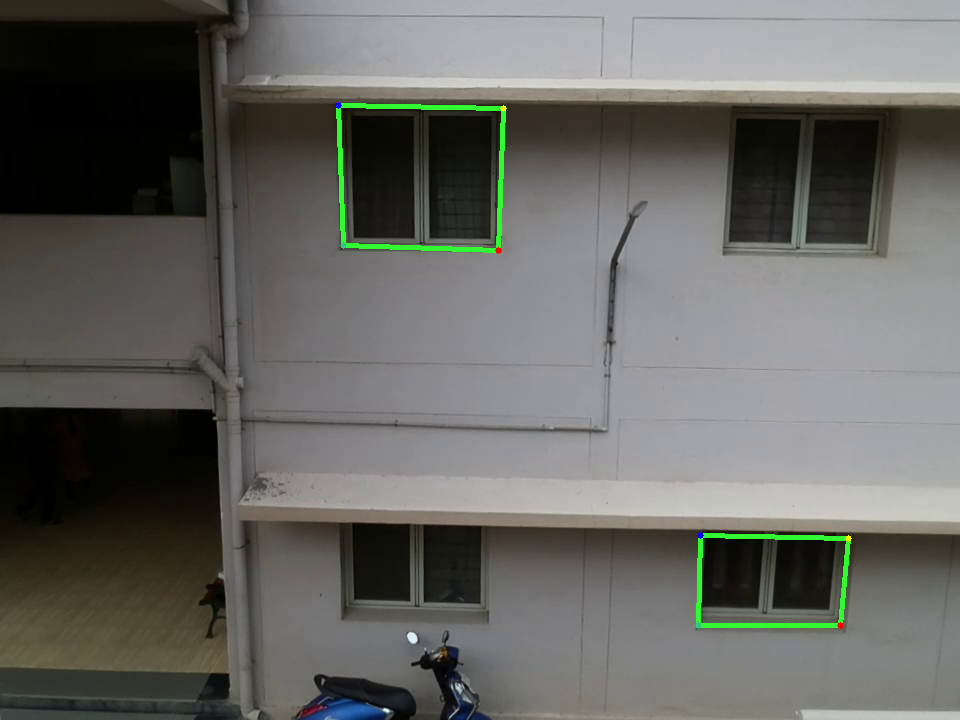
#> input picture templateMatching/images/mobilenet/vis_Bakul_003_000470.png, 960 x 720 px, found by its file name
$ jupyter execute --allow-errors Bakul_003_470.ipynb
#> lines starting #> are read from the running program, lines starting #| are printed output that depends on the picture
[cell 1]
import cv2
import numpy as np
import matplotlib.pyplot as plt
import imutils

[cell 2]
coordinates = []
def click_event(event, x, y, flags, params):

    # checking for left mouse clicks
    if event == cv2.EVENT_LBUTTONDOWN:

        # displaying the coordinates
        # on the Shell
        print(x, ' ', y)

        # displaying the coordinates
        # on the image window
#         font = cv2.FONT_HERSHEY_SIMPLEX
#         cv2.putText(img, str(x) + ',' +
#                     str(y), (x,y), font,
#                     1, (255, 0, 0), 2)
        cv2.imshow('image', img)
        coordinates.append([x,y])

    # checking for right mouse clicks
    if event==cv2.EVENT_RBUTTONDOWN:

        # displaying the coordinates
        # on the Shell
        print(x, ' ', y)

        # displaying the coordinates
        # on the image window
#         font = cv2.FONT_HERSHEY_SIMPLEX
#         b = img[y, x, 0]
#         g = img[y, x, 1]
#         r = img[y, x, 2]
#         cv2.putText(img, str(b) + ',' +
#                     str(g) + ',' + str(r),
#                     (x,y), font, 1,
#                     (255, 255, 0), 2)
        cv2.imshow('image', img)
        coordinates.append([x,y])

[cell 3]
fileName = 'vis_Bakul_003_000470.png'
imgDirPath = 'F:\\IIIT-H Work\\win_det_heatmaps\\rrcServerData\\templateMatching\\images\\resnet\\'
imgPath = imgDirPath + fileName
# Reading the main image
img = cv2.imread(imgPath,1)
#> img is the input picture: shape (720, 960, 3); mean B, G, R 97.7, 101.8, 101.6
img_rgb = np.copy(img)

[cell 4]
plt.figure()
plt.imshow(img)
cv2.imshow('image', img)

# setting mouse hadler for the image
# and calling the click_event() function
cv2.setMouseCallback('image', click_event)

# wait for a key to be pressed to exit
cv2.waitKey(0)

# close the window
cv2.destroyAllWindows()

[cell 5]
print(coordinates)

#> (a cell that did not finish here is left out)

[cell 7]
# Loop through list to find range of x and y

def calculateRange(coordinates):
    minX = maxX = coordinates[0][0]
    minY = maxY = coordinates[0][1]
    for i in range(len(coordinates)):
        if minX > coordinates[i][0]:
            minX = coordinates[i][0]
        if maxX < coordinates[i][0]:
            maxX = coordinates[i][0]

        if minY > coordinates[i][1]:
            minY = coordinates[i][1]
        if maxY < coordinates[i][1]:
            maxY = coordinates[i][1]
    return minX, maxX, minY, maxY

#> (a cell that did not finish here is left out)

#> (a cell that did not finish here is left out)

#> (a cell that did not finish here is left out)

[cell 11]
img_gray = cv2.cvtColor(img_rgb, cv2.COLOR_BGR2GRAY)
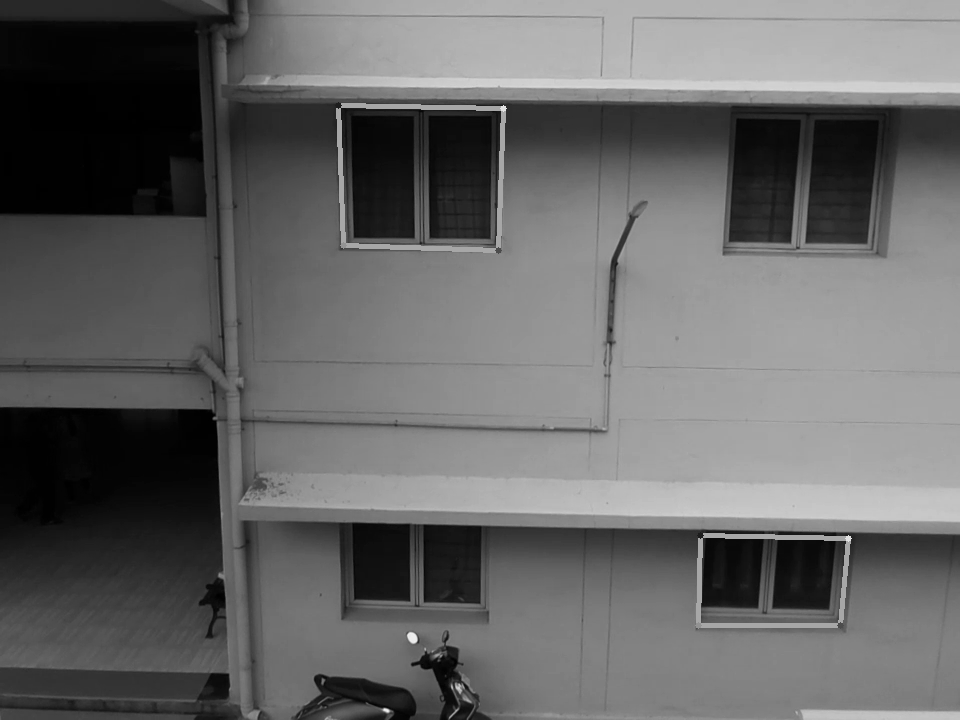
#> img_gray: shape (720, 960); min 0, max 241, mean 101.3
#> (the rest of this cell did not finish here and is left out)
